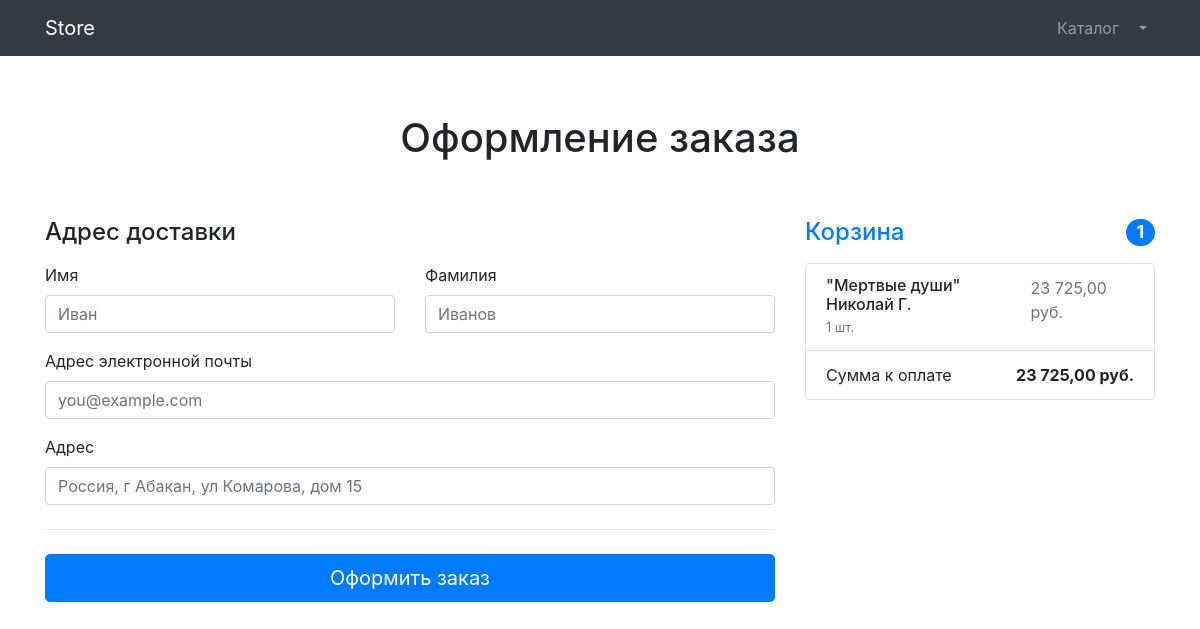
Screenshot of /orders/order-create/ (signed in) with the database file from the repository.
### products/models.py (models this page shows, shortened)
class Basket(models.Model):
    user = models.ForeignKey(to=User, on_delete=models.CASCADE)
    product = models.ForeignKey(to=Product, on_delete=models.CASCADE)
    quantity = models.PositiveSmallIntegerField(default=0)
    created_timestamp = models.DateTimeField(auto_now_add=True)
    objects = BasketQuerySet.as_manager()
    def sum(self):
        return self.product.price * self.quantity

class Product(models.Model):
    name = models.CharField(max_length=256)
    description = models.TextField()
    price = models.DecimalField(max_digits=7, decimal_places=2)
    quantity = models.PositiveIntegerField(default=0)
    image = models.ImageField(upload_to='products_images')
    category = models.ForeignKey(to=ProductCategory, on_delete=models.CASCADE)
    class Meta:
        verbose_name = 'продукт'
        verbose_name_plural = 'Продукты'

### orders/views.py (the view, shortened to what this page needs)
# urls.py: path('order-create/', OrderCreateView.as_view(), name='order_create'),
class OrderCreateView(TitleMixin, CreateView):
    template_name = 'orders/order-create.html'
    form_class = OrderForm
    success_url = reverse_lazy('orders:order_create')
    title = 'Store - Оформление заказа'

### orders/forms.py
class OrderForm(forms.ModelForm):
    first_name = forms.CharField(widget=forms.TextInput(attrs={'class': 'form-control', 'placeholder': 'Иван'}))
    last_name = forms.CharField(widget=forms.TextInput(attrs={'class': 'form-control', 'placeholder': 'Иванов'}))
    email = forms.EmailField(widget=forms.EmailInput(attrs={'class': 'form-control', 'placeholder': 'you@example.com'}))
    address = forms.CharField(widget=forms.TextInput(attrs={
        'class': 'form-control', 'placeholder': 'Россия, г Абакан, ул Комарова, дом 15',
    }))
    class Meta:
        model = Order
        fields = ('first_name', 'last_name', 'email', 'address')

### common/views.py (called while the page is built)
    def get_context_data(self, **kwargs):
        context = super(TitleMixin, self).get_context_data(**kwargs)
        context['title'] = self.title
        return context

### products/context_processors.py (called while the page is built)
def baskets(request):
    user = request.user
    return {'baskets': Basket.objects.filter(user=user) if user.is_authenticated else []}

### products/models.py (called while the page is built)
    def total_sum(self):
        return sum(basket.sum() for basket in self)

    def total_quantity(self):
        return sum(basket.quantity for basket in self)

### orders/templates/orders/order-create.html (shortened to what this page needs)
{% extends 'products/base.html' %}
{% load humanize %}
{% block content %}
<section>
    <div class="alert alert-warning text-center" role="alert">
    </div>
    <div class="container">
        <div class="py-5 text-center">
            <h1>Оформление заказа</h1>
        </div>
        <div class="row g-5">
            <div class="col-md-5 col-lg-4 order-md-last">
                <h4 class="d-flex justify-content-between align-items-center mb-3">
                    <span class="text-primary">Корзина</span>
                    <span class="badge badge-primary badge-pill text-white">{{ baskets.total_quantity }}</span>
                </h4>
                <ul class="list-group mb-3">
                    {% for basket in baskets %}
                    <li class="list-group-item d-flex justify-content-between lh-sm">
                        <div>
                            <h6 class="my-0">{{ basket.product.name }}</h6>
                            <small class="text-muted">{{ basket.quantity }} шт.</small>
                        </div>
                        <span class="text-muted">{{ basket.sum|intcomma }} руб.</span>
                    </li>
                    {% endfor %}
                    <li class="list-group-item d-flex justify-content-between">
                        <span>Сумма к оплате</span>
                        <strong>{{ baskets.total_sum|intcomma }} руб.</strong>
                    </li>
                </ul>
            </div>
            <div class="col-md-7 col-lg-8">
                <h4 class="mb-3">Адрес доставки</h4>
                <form action="{% url 'orders:order_create'%}" method="post">
                    <div class="row g-3">
                        <div class="col-sm-6">
                            <label for="{{ form.first_name.id_for_label }}" class="form-label">Имя</label>
                            {{ form.first_name }}
                        </div>
                        <div class="col-sm-6">
                            <label for="{{ form.last_name.id_for_label }}" class="form-label">Фамилия</label>
                            {{ form.last_name }}
                        </div>
                        <div class="col-12 mt-3">
                            <label for="{{ form.email.id_for_label }}" class="form-label">Адрес электронной почты</label>
                            {{ form.email }}
                        </div>
                        <div class="col-12 mt-3">
                            <label for="{{ form.email.address }}" class="form-label">Адрес</label>
                            {{ form.address }}
                        </div>
                    </div>
                    <hr class="my-4">
                    <a class="w-100 btn btn-primary btn-lg" href="{% url 'orders:order_success' %}" type="submit">
                        Оформить заказ
                    </a>
                </form>
            </div>
        </div>
    </div>
</section>
{% endblock %}

### rows the page displays
Basket: total_quantity "1", product.name "\"Мертвые души\" Николай Г.", quantity "1", sum "23 725,00", total_sum "23 725,00"
